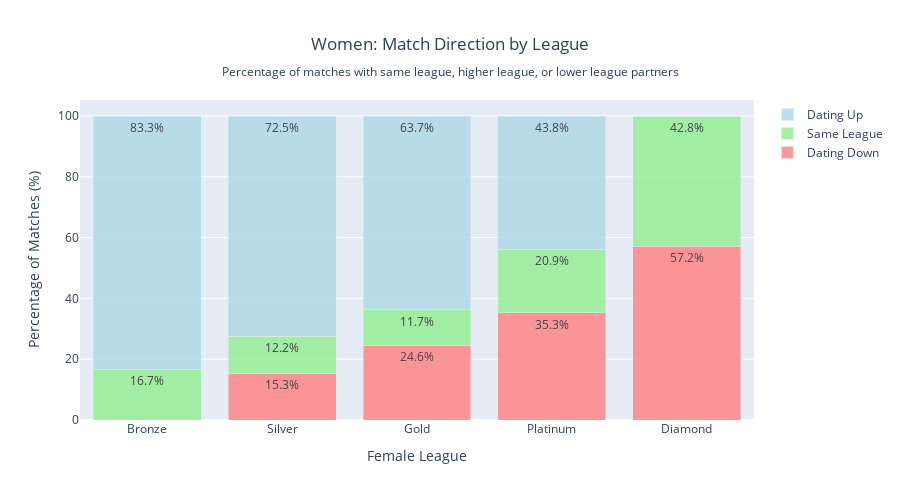

Source (notebook cell):
### Code cell
# Stacked bar chart for women's dating direction
# Color each league bar with its respective color
fig_women_dir = go.Figure()

for idx, league in enumerate(league_order):
    league_data = women_direction[women_direction['league'] == league]
    if len(league_data) > 0:
        # Dating Down
        fig_women_dir.add_trace(go.Bar(
            name=league if idx == 0 else None,  # Only show in legend once
            x=[league],
            y=league_data['Dating Down'],
            marker_color=league_colors[league],
            legendgroup=league,
            showlegend=False,
            text=league_data['Dating Down'].round(1),
            texttemplate='%{text}%',
            textposition='inside'
        ))

# Use simpler approach: bars colored by league
bars_down = []
bars_same = []
bars_up = []
for league in league_order:
    league_data = women_direction[women_direction['league'] == league]
    if len(league_data) > 0:
        bars_down.append(league_data['Dating Down'].values[0])
        bars_same.append(league_data['Same League'].values[0])
        bars_up.append(league_data['Dating Up'].values[0])
    else:
        bars_down.append(0)
        bars_same.append(0)
        bars_up.append(0)

fig_women_dir = go.Figure()

fig_women_dir.add_trace(go.Bar(
    name='Dating Down',
    x=league_order,
    y=bars_down,
    marker_color='rgba(255, 127, 127, 0.8)',  # light red
    text=[f'{v:.1f}%' if v > 0 else '' for v in bars_down],
    textposition='inside'
))

fig_women_dir.add_trace(go.Bar(
    name='Same League',
    x=league_order,
    y=bars_same,
    marker_color='rgba(144, 238, 144, 0.8)',  # light green
    text=[f'{v:.1f}%' if v > 0 else '' for v in bars_same],
    textposition='inside'
))

fig_women_dir.add_trace(go.Bar(
    name='Dating Up',
    x=league_order,
    y=bars_up,
    marker_color='rgba(173, 216, 230, 0.8)',  # light blue
    text=[f'{v:.1f}%' if v > 0 else '' for v in bars_up],
    textposition='inside'
))

fig_women_dir.update_layout(
    barmode='stack',
    title={
        'text': 'Women: Match Direction by League<br><sub>Percentage of matches with same league, higher league, or lower league partners</sub>',
        'x': 0.5,
        'xanchor': 'center'
    },
    xaxis_title="Female League",
    yaxis_title="Percentage of Matches (%)",
    width=900,
    height=500
)

fig_women_dir.show()

### Figure 1 — Plotly figure (JSON) as saved in the notebook; plotly's stock layout.template omitted (floating-point values rounded to 4 significant figures)
{"data": [{"marker": {"color": "rgba(255, 127, 127, 0.8)"}, "name": "Dating Down", "text": ["", "15.3%", "24.6%", "35.3%", "57.2%"], "textposition": "inside", "type": "bar", "x": ["Bronze", "Silver", "Gold", "Platinum", "Diamond"], "y": [0, 15.3, 24.61, 35.32, 57.22]}, {"marker": {"color": "rgba(144, 238, 144, 0.8)"}, "name": "Same League", "text": ["16.7%", "12.2%", "11.7%", "20.9%", "42.8%"], "textposition": "inside", "type": "bar", "x": ["Bronze", "Silver", "Gold", "Platinum", "Diamond"], "y": [16.7, 12.19, 11.72, 20.9, 42.78]}, {"marker": {"color": "rgba(173, 216, 230, 0.8)"}, "name": "Dating Up", "text": ["83.3%", "72.5%", "63.7%", "43.8%", ""], "textposition": "inside", "type": "bar", "x": ["Bronze", "Silver", "Gold", "Platinum", "Diamond"], "y": [83.3, 72.51, 63.67, 43.78, 0]}], "layout": {"barmode": "stack", "height": 500, "title": {"text": "Women: Match Direction by League<br><sub>Percentage of matches with same league, higher league, or lower league partners</sub>", "x": 0.5, "xanchor": "center"}, "width": 900, "xaxis": {"title": {"text": "Female League"}}, "yaxis": {"title": {"text": "Percentage of Matches (%)"}}}}
